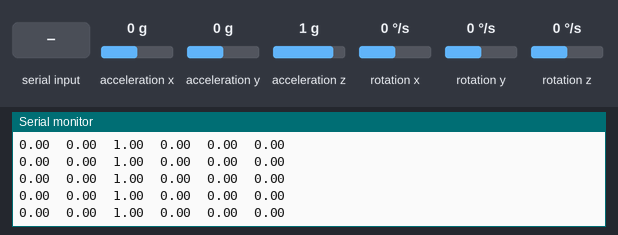
The sketch below on a simulated Arduino Nano 33 BLE. On the bench: the last lines printed to the serial monitor. Inputs (shaded band) come from the test bench; at power-on: rotation x 0 °/s, acceleration x 0 g, acceleration y 0 g, acceleration z 1 g, rotation y 0 °/s, rotation z 0 °/s. Nothing arrives over Bluetooth unless stated; a phone connects over Bluetooth LE 3 s after start.

Above: at 3.8 s.
3.9 s: rotation x set to -192 °/s
At 4.4 s:
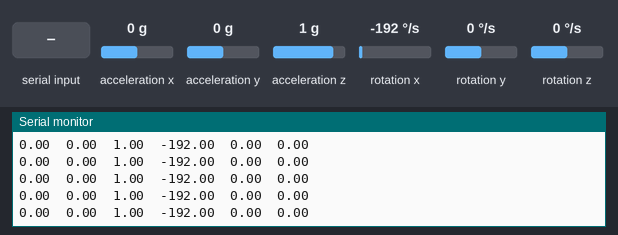
6.9 s: byte 30 received over Serial
8.4 s: acceleration x set to -1.4 g
At 9.3 s:
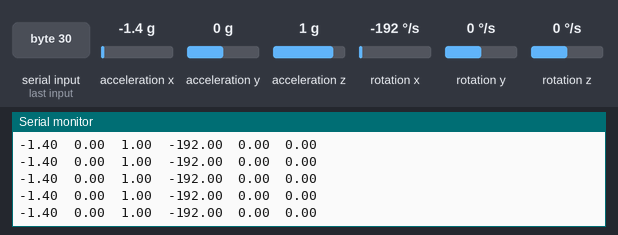

Measured:
- after the input at 3.9 s, the serial monitor: prints a new line at once (image 1)
- after the input at 8.4 s, the serial monitor: prints a new line at once (image 2)

The sketch:

3Acc_BLE_js.ino
```cpp
/*
  Arduino LSM9DS1 - Simple Accelerometer

  This example reads the acceleration values from the LSM9DS1
  sensor and continuously prints them to the Serial Monitor
  or Serial Plotter.
*/
#include <Arduino_LSM9DS1.h>

//BLE peripheral
#include <ArduinoBLE.h>

BLEService acceleroService("52c0fb16-8ced-11eb-8dcd-0242ac130003"); // BLE gesture Service -Random generator https://www.uuidgenerator.net/

// BLE Accelerometer sensor Characteristic - custom 128-bit UUID, read by central
BLEByteCharacteristic accCharacteristic("52c0fb17-8ced-11eb-8dcd-0242ac130003", BLERead || BLENotify);
BLEByteCharacteristic gyroCharacteristic("52c0fb18-8ced-11eb-8dcd-0242ac130003", BLERead || BLENotify);

// Include Madgwick Library to Get Orientation
#include <MadgwickAHRS.h>

// initialize Madgwick filter
Madgwick filter;

// sensor's sample rate is fixed at 104 Hz:
const float sensorRate = 104.00;

// values for orientation:
float roll = 0.0;
float pitch = 0.0;
float heading = 0.0;

void setup() {
  Serial.begin(9600);
  while (!Serial);

  // BLE conenction
  if (!BLE.begin()) {
    Serial.println("starting BLE failed!");
    while (true);
  }

  // set the local name peripheral advertises
  BLE.setLocalName("Accelerometer");
  // set the UUID for the service this peripheral advertises:
  BLE.setAdvertisedService(acceleroService);

  // add the characteristics to the service
  acceleroService.addCharacteristic(accCharacteristic);
  acceleroService.addCharacteristic(gyroCharacteristic);

  // add the service
  BLE.addService(acceleroService);

  accCharacteristic.writeValue(0);
  gyroCharacteristic.writeValue(0);

  // start advertising
  BLE.advertise();

  Serial.println("Bluetooth device active, waiting for connections...");

  if (!IMU.begin()) {
    Serial.println("Failed to initialize IMU!");
    while (true);
  }

  // start the filter to run at the sample rate:
    filter.begin(sensorRate);
}


void loop() {
  // listen for BLE peripherals to connect:
  BLEDevice central = BLE.central();

  // if a central is connected to peripheral:
  if (central) {
    Serial.print("Connected to central: ");
    // print the central's MAC address:
    Serial.println(central.address());

    // Accelerometer sensor
    // while the central is still connected to peripheral:
    while (central.connected()) {

      // values for acceleration and rotation:
      float xAcc, yAcc, zAcc;
      float xGyro, yGyro, zGyro;

      // values for orientation:
      float roll, pitch, heading;

      if (IMU.accelerationAvailable() && IMU.gyroscopeAvailable()) {
        IMU.readAcceleration(xAcc, yAcc, zAcc);
        IMU.readGyroscope(xGyro, yGyro, zGyro);

        Serial.print(xAcc);
        Serial.print('\t');
        Serial.print(yAcc);
        Serial.print('\t');
        Serial.print(zAcc);
        Serial.print('\t');
        Serial.print(xGyro);
        Serial.print('\t');
        Serial.print(yGyro);
        Serial.print('\t');
        Serial.println(zGyro);

     // update the filter, which computes orientation:
                filter.updateIMU(xGyro, yGyro, zGyro, xAcc, yAcc, zAcc);

                // print the heading, pitch and roll
                roll = filter.getRoll();
                pitch = filter.getPitch();
                heading = filter.getYaw();

                // if you get a byte in the serial port,
                // send the latest heading, pitch, and roll:
                if (Serial.available()) {
                  char input = Serial.read();
                  Serial.print(heading);
                  Serial.print(",");
                  Serial.print(pitch);
                  Serial.print(",");
                  Serial.println(roll);
                }
      }

    }
    // when the central disconnects, print it out:
    Serial.print(F("Disconnected from central: "));
    Serial.println(central.address());
  }
}
```
